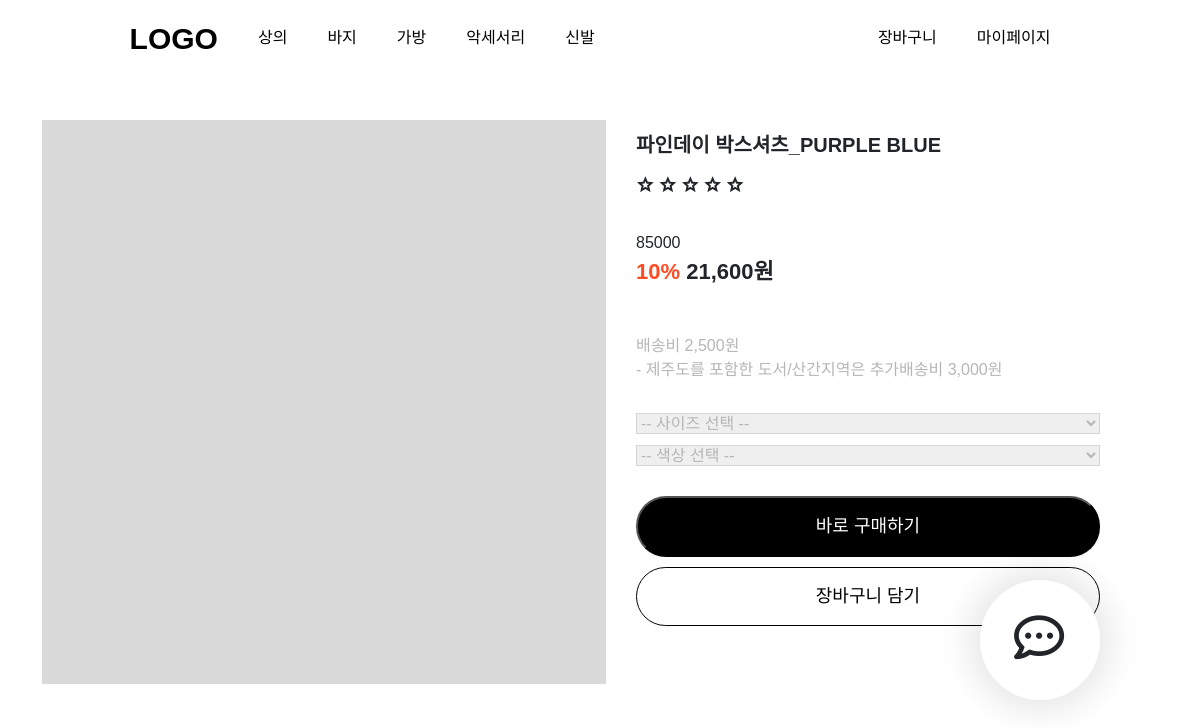
/product/파인데이 박스셔츠_PURPLE BLUE/, run on the app's committed database.
### shop/models.py (models this page shows, shortened)
class Product(models.Model):
    product_num = models.AutoField(primary_key=True)
    category_code = models.ForeignKey(Product_category, on_delete=models.PROTECT)
    product_price = models.IntegerField()
    product_name = models.CharField(max_length=50)
    product_stock = models.IntegerField(default=0)
    product_date = models.DateField(auto_now_add=True)
    product_rate = models.FloatField(default=0)
    product_image = models.ImageField(null=True, blank=True, upload_to='UploadedFiles')
    product_color = models.CharField(max_length=50, null=True) # 색상 # null 허용
    product_size = models.CharField(max_length=50, null=True)  # 사이즈 # null 허용
    class Meta:
       db_table = 'P2_Product'
       verbose_name = '상품'
       verbose_name_plural = '상품(들)'

### shop/views.py (the view)
# urls.py: path('product/<str:name>/', views.product, name='product'),
def product(request, name):
    product = Product.objects.filter(product_name=name).values('product_name', 'product_price', 'product_rate', 'product_num').distinct()
    product_colors = Product.objects.filter(product_name=name).values('product_color')
    product_sizes = Product.objects.filter(product_name=name).values('product_size')
    for products in product_colors:
        print(products)
    if request.method=="GET":
        context = {
            'product' : product[0],
            'product_colors' : product_colors,
            'product_sizes' : product_sizes,
        }
        return render(request, 'product.html', context)
    elif request.method=="POST":
        print(product[0].get('product_num'))
        return redirect(f'/cart/')

### shop/templates/product.html (shortened to what this page needs)
{% extends "base.html" %}
{% load static %}
{% block contents %}
<div class="d-flex flex-wrap">
    <div style="width: 564px; height:564px; background-color: #D9D9D9;"></div>
    <div class="product_detail">
        <div>
            <p class="fs-20 name">{{ product.product_name }}</p>
            <div class="rating">
                {% for i in "x"|rjust:"5" %}
                    {% if product.product_rate >= forloop.counter %}
                        <i class="material-icons star">star</i>
                    {% else %}
                        <i class="material-icons star">star_border</i>
                    {% endif %}
                {% endfor %}
            </div>
        </div>
        <div>
            <div style="float:left;">
                <p>{{ product.product_price }}<br>
                    <span class="fs-22"><span class="prod_sale">10%</span> 21,600원</span>
                </p>
            </div>
        </div>
        <div style="float: left;">
            <p class="side_p">배송비 2,500원<br>
                - 제주도를 포함한 도서/산간지역은 추가배송비 3,000원
            </p>
            <form id="product_buy" action="." method="POST">
                <div class="product_select">
                    <select id="size">
                        <option>-- 사이즈 선택 --</option>
                    </select>
                    <select id="color">
                        <option>-- 색상 선택 --</option>
                    </select>
                </div>
            </div>
        <div class="cart_bts">
            <button id="buy" class="lg-bt-black" onclick="buy()">바로 구매하기</button>
            <button class="lg-bt-white">장바구니 담기</button>
        </div>
    </div>
</div>
{% endblock%}

### static/bs/css/css.css (style rules this page uses)
body { font-family: 'Noto Sans KR', sans-serif; }
.fs-22 { font-size: 22px; font-weight: bold; }
.fs-20 { font-size: 20px; }
.lg-bt-black { width: 464px; background-color: black; color: white; border-radius: 30px; font-size: 18px; padding: 15px 0px; }
.lg-bt-white { width: 464px; background-color: white; border: 1px solid black; border-radius: 30px; font-size: 18px; padding: 15px 0px; }
.material-icons { font-weight: bold; }
.prod_sale { color: #FF4C24; }
.cart_bts { margin-top: 40px; }
.cart_bts > button { margin-bottom: 10px; }
.name { font-weight: bold; }
.star { font-size: 18px; }
.product_detail { width: 40%; padding: 10px 30px; }
.product_select { margin-bottom: 20px; }
.product_select select { width: 464px; border: 1px solid #d5d5d5; margin-bottom: 10px; color: #B6B6B6; }
.side_p { color: #B6B6B6; margin: 30px 0px !important; }
.rating { margin-bottom: 30px; }

### data on the page
Product: product_name "파인데이 박스셔츠_PURPLE BLUE", product_rate 0 (drawn), product_price "85000"
